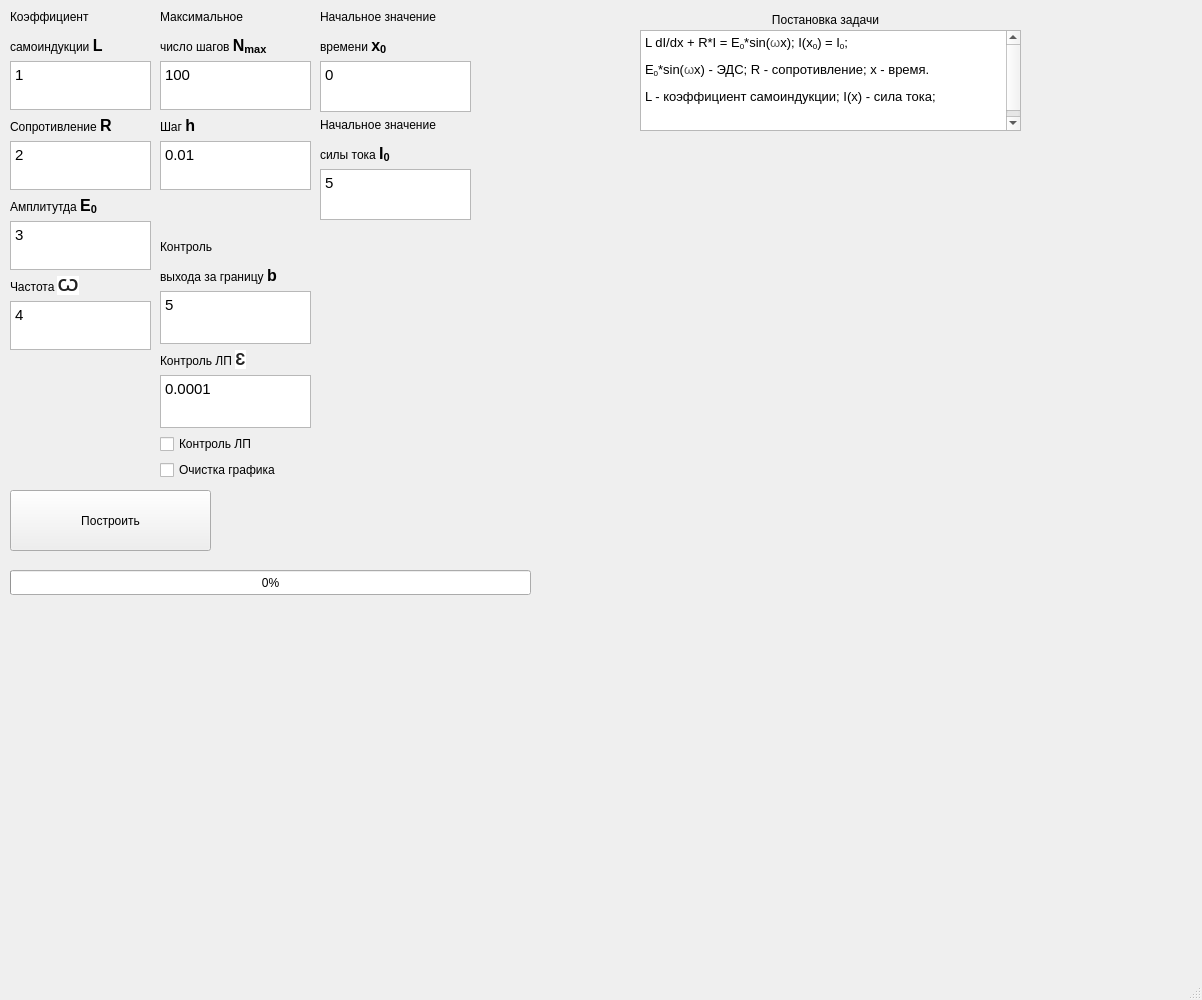
<?xml version="1.0" encoding="UTF-8"?>
<ui version="4.0">
 <class>MainWindow</class>
 <widget class="QMainWindow" name="MainWindow">
  <property name="geometry">
   <rect>
    <x>0</x>
    <y>0</y>
    <width>1202</width>
    <height>1000</height>
   </rect>
  </property>
  <property name="sizePolicy">
   <sizepolicy hsizetype="Expanding" vsizetype="Expanding">
    <horstretch>255</horstretch>
    <verstretch>255</verstretch>
   </sizepolicy>
  </property>
  <property name="maximumSize">
   <size>
    <width>1202</width>
    <height>1000</height>
   </size>
  </property>
  <property name="windowTitle">
   <string>MainWindow</string>
  </property>
  <property name="documentMode">
   <bool>false</bool>
  </property>
  <widget class="QWidget" name="centralwidget">
   <property name="sizePolicy">
    <sizepolicy hsizetype="Expanding" vsizetype="Expanding">
     <horstretch>0</horstretch>
     <verstretch>0</verstretch>
    </sizepolicy>
   </property>
   <widget class="QPushButton" name="pushButton">
    <property name="geometry">
     <rect>
      <x>10</x>
      <y>490</y>
      <width>201</width>
      <height>61</height>
     </rect>
    </property>
    <property name="text">
     <string>Построить</string>
    </property>
   </widget>
   <widget class="QTextBrowser" name="textBrowser_2">
    <property name="geometry">
     <rect>
      <x>640</x>
      <y>30</y>
      <width>381</width>
      <height>101</height>
     </rect>
    </property>
    <property name="html">
     <string>&lt;!DOCTYPE HTML PUBLIC &quot;-//W3C//DTD HTML 4.0//EN&quot; &quot;http://www.w3.org/TR/REC-html40/strict.dtd&quot;&gt;
&lt;html&gt;&lt;head&gt;&lt;meta name=&quot;qrichtext&quot; content=&quot;1&quot; /&gt;&lt;style type=&quot;text/css&quot;&gt;
p, li { white-space: pre-wrap; }
&lt;/style&gt;&lt;/head&gt;&lt;body style=&quot; font-family:'Ubuntu'; font-size:11pt; font-weight:400; font-style:normal;&quot;&gt;
&lt;p style=&quot; margin-top:0px; margin-bottom:0px; margin-left:0px; margin-right:0px; -qt-block-indent:0; text-indent:0px;&quot;&gt;&lt;span style=&quot; font-family:'MS Shell Dlg 2'; font-size:10pt;&quot;&gt;L dI/dx + R*I = E&lt;/span&gt;&lt;span style=&quot; font-family:'MS Shell Dlg 2'; font-size:10pt; vertical-align:sub;&quot;&gt;0&lt;/span&gt;&lt;span style=&quot; font-family:'MS Shell Dlg 2'; font-size:10pt;&quot;&gt;*sin(&lt;/span&gt;&lt;span style=&quot; font-family:'arial,sans-serif'; font-size:10pt; color:#545454; background-color:#ffffff;&quot;&gt;ω&lt;/span&gt;&lt;span style=&quot; font-family:'MS Shell Dlg 2'; font-size:10pt;&quot;&gt;x); I(x&lt;/span&gt;&lt;span style=&quot; font-family:'MS Shell Dlg 2'; font-size:10pt; vertical-align:sub;&quot;&gt;0&lt;/span&gt;&lt;span style=&quot; font-family:'MS Shell Dlg 2'; font-size:10pt;&quot;&gt;) = I&lt;/span&gt;&lt;span style=&quot; font-family:'MS Shell Dlg 2'; font-size:10pt; vertical-align:sub;&quot;&gt;0&lt;/span&gt;&lt;span style=&quot; font-family:'MS Shell Dlg 2'; font-size:10pt;&quot;&gt;; &lt;/span&gt;&lt;/p&gt;
&lt;p style=&quot; margin-top:12px; margin-bottom:12px; margin-left:0px; margin-right:0px; -qt-block-indent:0; text-indent:0px;&quot;&gt;&lt;span style=&quot; font-family:'MS Shell Dlg 2'; font-size:10pt;&quot;&gt;E&lt;/span&gt;&lt;span style=&quot; font-family:'MS Shell Dlg 2'; font-size:10pt; vertical-align:sub;&quot;&gt;0&lt;/span&gt;&lt;span style=&quot; font-family:'MS Shell Dlg 2'; font-size:10pt;&quot;&gt;*sin(&lt;/span&gt;&lt;span style=&quot; font-family:'arial,sans-serif'; font-size:10pt; color:#545454; background-color:#ffffff;&quot;&gt;ω&lt;/span&gt;&lt;span style=&quot; font-family:'MS Shell Dlg 2'; font-size:10pt;&quot;&gt;x) - ЭДС; R - сопротивление; x - время.&lt;/span&gt;&lt;/p&gt;
&lt;p style=&quot; margin-top:12px; margin-bottom:12px; margin-left:0px; margin-right:0px; -qt-block-indent:0; text-indent:0px;&quot;&gt;&lt;span style=&quot; font-family:'MS Shell Dlg 2'; font-size:10pt;&quot;&gt;L - коэффициент самоиндукции; I(x) - сила тока;&lt;/span&gt;&lt;/p&gt;
&lt;p style=&quot;-qt-paragraph-type:empty; margin-top:12px; margin-bottom:12px; margin-left:0px; margin-right:0px; -qt-block-indent:0; text-indent:0px;&quot;&gt;&lt;br /&gt;&lt;/p&gt;&lt;/body&gt;&lt;/html&gt;</string>
    </property>
   </widget>
   <widget class="QWidget" name="Widget" native="true">
    <property name="geometry">
     <rect>
      <x>540</x>
      <y>190</y>
      <width>571</width>
      <height>481</height>
     </rect>
    </property>
    <property name="sizePolicy">
     <sizepolicy hsizetype="Preferred" vsizetype="Preferred">
      <horstretch>0</horstretch>
      <verstretch>0</verstretch>
     </sizepolicy>
    </property>
   </widget>
   <widget class="QLabel" name="label_9">
    <property name="geometry">
     <rect>
      <x>540</x>
      <y>10</y>
      <width>571</width>
      <height>21</height>
     </rect>
    </property>
    <property name="text">
     <string>&lt;html&gt;&lt;head/&gt;&lt;body&gt;&lt;p align=&quot;center&quot;&gt;Постановка задачи&lt;/p&gt;&lt;/body&gt;&lt;/html&gt;</string>
    </property>
   </widget>
   <widget class="QWidget" name="verticalLayoutWidget_2">
    <property name="geometry">
     <rect>
      <x>160</x>
      <y>10</y>
      <width>151</width>
      <height>181</height>
     </rect>
    </property>
    <layout class="QVBoxLayout" name="verticalLayout_5">
     <item>
      <widget class="QLabel" name="label_8">
       <property name="text">
        <string>&lt;html&gt;&lt;head/&gt;&lt;body&gt;&lt;p&gt;Максимальное&lt;/p&gt;&lt;p&gt;число шагов &lt;span style=&quot; font-size:12pt; font-weight:600;&quot;&gt;N&lt;/span&gt;&lt;span style=&quot; font-size:12pt; font-weight:600; vertical-align:sub;&quot;&gt;max&lt;/span&gt;&lt;/p&gt;&lt;/body&gt;&lt;/html&gt;</string>
       </property>
      </widget>
     </item>
     <item>
      <widget class="QTextEdit" name="textEdit_11">
       <property name="html">
        <string>&lt;!DOCTYPE HTML PUBLIC &quot;-//W3C//DTD HTML 4.0//EN&quot; &quot;http://www.w3.org/TR/REC-html40/strict.dtd&quot;&gt;
&lt;html&gt;&lt;head&gt;&lt;meta name=&quot;qrichtext&quot; content=&quot;1&quot; /&gt;&lt;style type=&quot;text/css&quot;&gt;
p, li { white-space: pre-wrap; }
&lt;/style&gt;&lt;/head&gt;&lt;body style=&quot; font-family:'Ubuntu'; font-size:11pt; font-weight:400; font-style:normal;&quot;&gt;
&lt;p style=&quot; margin-top:0px; margin-bottom:0px; margin-left:0px; margin-right:0px; -qt-block-indent:0; text-indent:0px;&quot;&gt;100&lt;/p&gt;&lt;/body&gt;&lt;/html&gt;</string>
       </property>
      </widget>
     </item>
     <item>
      <widget class="QLabel" name="label_13">
       <property name="text">
        <string>&lt;html&gt;&lt;head/&gt;&lt;body&gt;&lt;p&gt;Шаг &lt;span style=&quot; font-size:12pt; font-weight:600;&quot;&gt;h&lt;/span&gt;&lt;/p&gt;&lt;/body&gt;&lt;/html&gt;</string>
       </property>
      </widget>
     </item>
     <item>
      <widget class="QTextEdit" name="textEdit_10">
       <property name="acceptDrops">
        <bool>false</bool>
       </property>
       <property name="whatsThis">
        <string extracomment="Параметр 1"/>
       </property>
       <property name="html">
        <string>&lt;!DOCTYPE HTML PUBLIC &quot;-//W3C//DTD HTML 4.0//EN&quot; &quot;http://www.w3.org/TR/REC-html40/strict.dtd&quot;&gt;
&lt;html&gt;&lt;head&gt;&lt;meta name=&quot;qrichtext&quot; content=&quot;1&quot; /&gt;&lt;style type=&quot;text/css&quot;&gt;
p, li { white-space: pre-wrap; }
&lt;/style&gt;&lt;/head&gt;&lt;body style=&quot; font-family:'Ubuntu'; font-size:11pt; font-weight:400; font-style:normal;&quot;&gt;
&lt;p style=&quot; margin-top:0px; margin-bottom:0px; margin-left:0px; margin-right:0px; -qt-block-indent:0; text-indent:0px;&quot;&gt;0.01&lt;/p&gt;&lt;/body&gt;&lt;/html&gt;</string>
       </property>
      </widget>
     </item>
    </layout>
   </widget>
   <widget class="QWidget" name="verticalLayoutWidget">
    <property name="geometry">
     <rect>
      <x>10</x>
      <y>10</y>
      <width>141</width>
      <height>341</height>
     </rect>
    </property>
    <layout class="QVBoxLayout" name="verticalLayout_4">
     <item>
      <widget class="QLabel" name="label_6">
       <property name="text">
        <string>&lt;html&gt;&lt;head/&gt;&lt;body&gt;&lt;p&gt;Коэффициент &lt;/p&gt;&lt;p&gt;самоиндукции &lt;span style=&quot; font-size:12pt; font-weight:600;&quot;&gt;L&lt;/span&gt;&lt;/p&gt;&lt;/body&gt;&lt;/html&gt;</string>
       </property>
      </widget>
     </item>
     <item>
      <widget class="QTextEdit" name="textEdit_8">
       <property name="acceptDrops">
        <bool>false</bool>
       </property>
       <property name="whatsThis">
        <string extracomment="Параметр 1"/>
       </property>
       <property name="html">
        <string>&lt;!DOCTYPE HTML PUBLIC &quot;-//W3C//DTD HTML 4.0//EN&quot; &quot;http://www.w3.org/TR/REC-html40/strict.dtd&quot;&gt;
&lt;html&gt;&lt;head&gt;&lt;meta name=&quot;qrichtext&quot; content=&quot;1&quot; /&gt;&lt;style type=&quot;text/css&quot;&gt;
p, li { white-space: pre-wrap; }
&lt;/style&gt;&lt;/head&gt;&lt;body style=&quot; font-family:'Ubuntu'; font-size:11pt; font-weight:400; font-style:normal;&quot;&gt;
&lt;p style=&quot; margin-top:0px; margin-bottom:0px; margin-left:0px; margin-right:0px; -qt-block-indent:0; text-indent:0px;&quot;&gt;1&lt;/p&gt;&lt;/body&gt;&lt;/html&gt;</string>
       </property>
      </widget>
     </item>
     <item>
      <widget class="QLabel" name="label_7">
       <property name="text">
        <string>&lt;html&gt;&lt;head/&gt;&lt;body&gt;&lt;p&gt;Сопротивление &lt;span style=&quot; font-size:12pt; font-weight:600;&quot;&gt;R&lt;/span&gt;&lt;/p&gt;&lt;/body&gt;&lt;/html&gt;</string>
       </property>
      </widget>
     </item>
     <item>
      <widget class="QTextEdit" name="textEdit_9">
       <property name="acceptDrops">
        <bool>false</bool>
       </property>
       <property name="whatsThis">
        <string extracomment="Параметр 1"/>
       </property>
       <property name="html">
        <string>&lt;!DOCTYPE HTML PUBLIC &quot;-//W3C//DTD HTML 4.0//EN&quot; &quot;http://www.w3.org/TR/REC-html40/strict.dtd&quot;&gt;
&lt;html&gt;&lt;head&gt;&lt;meta name=&quot;qrichtext&quot; content=&quot;1&quot; /&gt;&lt;style type=&quot;text/css&quot;&gt;
p, li { white-space: pre-wrap; }
&lt;/style&gt;&lt;/head&gt;&lt;body style=&quot; font-family:'Ubuntu'; font-size:11pt; font-weight:400; font-style:normal;&quot;&gt;
&lt;p style=&quot; margin-top:0px; margin-bottom:0px; margin-left:0px; margin-right:0px; -qt-block-indent:0; text-indent:0px;&quot;&gt;2&lt;/p&gt;&lt;/body&gt;&lt;/html&gt;</string>
       </property>
      </widget>
     </item>
     <item>
      <widget class="QLabel" name="label_5">
       <property name="text">
        <string>&lt;html&gt;&lt;head/&gt;&lt;body&gt;&lt;p&gt;Амплитутда &lt;span style=&quot; font-size:12pt; font-weight:600;&quot;&gt;E&lt;/span&gt;&lt;span style=&quot; font-size:12pt; font-weight:600; vertical-align:sub;&quot;&gt;0&lt;/span&gt;&lt;/p&gt;&lt;/body&gt;&lt;/html&gt;</string>
       </property>
      </widget>
     </item>
     <item>
      <widget class="QTextEdit" name="textEdit_6">
       <property name="acceptDrops">
        <bool>false</bool>
       </property>
       <property name="whatsThis">
        <string extracomment="Параметр 1"/>
       </property>
       <property name="html">
        <string>&lt;!DOCTYPE HTML PUBLIC &quot;-//W3C//DTD HTML 4.0//EN&quot; &quot;http://www.w3.org/TR/REC-html40/strict.dtd&quot;&gt;
&lt;html&gt;&lt;head&gt;&lt;meta name=&quot;qrichtext&quot; content=&quot;1&quot; /&gt;&lt;style type=&quot;text/css&quot;&gt;
p, li { white-space: pre-wrap; }
&lt;/style&gt;&lt;/head&gt;&lt;body style=&quot; font-family:'Ubuntu'; font-size:11pt; font-weight:400; font-style:normal;&quot;&gt;
&lt;p style=&quot; margin-top:0px; margin-bottom:0px; margin-left:0px; margin-right:0px; -qt-block-indent:0; text-indent:0px;&quot;&gt;3&lt;/p&gt;&lt;/body&gt;&lt;/html&gt;</string>
       </property>
      </widget>
     </item>
     <item>
      <widget class="QLabel" name="label_11">
       <property name="text">
        <string>&lt;html&gt;&lt;head/&gt;&lt;body&gt;&lt;p&gt;Частота &lt;span style=&quot; font-family:'arial,sans-serif'; font-size:16px; font-weight:600; color:#222222; background-color:#ffffff;&quot;&gt;Ѡ&lt;/span&gt;</string>
       </property>
      </widget>
     </item>
     <item>
      <widget class="QTextEdit" name="textEdit_3">
       <property name="html">
        <string>&lt;!DOCTYPE HTML PUBLIC &quot;-//W3C//DTD HTML 4.0//EN&quot; &quot;http://www.w3.org/TR/REC-html40/strict.dtd&quot;&gt;
&lt;html&gt;&lt;head&gt;&lt;meta name=&quot;qrichtext&quot; content=&quot;1&quot; /&gt;&lt;style type=&quot;text/css&quot;&gt;
p, li { white-space: pre-wrap; }
&lt;/style&gt;&lt;/head&gt;&lt;body style=&quot; font-family:'Ubuntu'; font-size:11pt; font-weight:400; font-style:normal;&quot;&gt;
&lt;p style=&quot; margin-top:0px; margin-bottom:0px; margin-left:0px; margin-right:0px; -qt-block-indent:0; text-indent:0px;&quot;&gt;4&lt;/p&gt;&lt;/body&gt;&lt;/html&gt;</string>
       </property>
      </widget>
     </item>
    </layout>
   </widget>
   <widget class="QWidget" name="verticalLayoutWidget_3">
    <property name="geometry">
     <rect>
      <x>320</x>
      <y>10</y>
      <width>151</width>
      <height>211</height>
     </rect>
    </property>
    <layout class="QVBoxLayout" name="verticalLayout_6">
     <item>
      <widget class="QLabel" name="label_10">
       <property name="text">
        <string>&lt;html&gt;&lt;head/&gt;&lt;body&gt;&lt;p&gt;Начальное значение &lt;/p&gt;&lt;p&gt;времени &lt;span style=&quot; font-size:12pt; font-weight:600;&quot;&gt;x&lt;/span&gt;&lt;span style=&quot; font-size:12pt; font-weight:600; vertical-align:sub;&quot;&gt;0&lt;/span&gt;&lt;/p&gt;&lt;/body&gt;&lt;/html&gt;</string>
       </property>
      </widget>
     </item>
     <item>
      <widget class="QTextEdit" name="textEdit_7">
       <property name="acceptDrops">
        <bool>false</bool>
       </property>
       <property name="whatsThis">
        <string extracomment="Параметр 1"/>
       </property>
       <property name="html">
        <string>&lt;!DOCTYPE HTML PUBLIC &quot;-//W3C//DTD HTML 4.0//EN&quot; &quot;http://www.w3.org/TR/REC-html40/strict.dtd&quot;&gt;
&lt;html&gt;&lt;head&gt;&lt;meta name=&quot;qrichtext&quot; content=&quot;1&quot; /&gt;&lt;style type=&quot;text/css&quot;&gt;
p, li { white-space: pre-wrap; }
&lt;/style&gt;&lt;/head&gt;&lt;body style=&quot; font-family:'Ubuntu'; font-size:11pt; font-weight:400; font-style:normal;&quot;&gt;
&lt;p style=&quot; margin-top:0px; margin-bottom:0px; margin-left:0px; margin-right:0px; -qt-block-indent:0; text-indent:0px;&quot;&gt;0&lt;/p&gt;&lt;/body&gt;&lt;/html&gt;</string>
       </property>
      </widget>
     </item>
     <item>
      <widget class="QLabel" name="label_4">
       <property name="text">
        <string>&lt;html&gt;&lt;head/&gt;&lt;body&gt;&lt;p&gt;Начальное значение &lt;/p&gt;&lt;p&gt;силы тока &lt;span style=&quot; font-size:12pt; font-weight:600;&quot;&gt;I&lt;/span&gt;&lt;span style=&quot; font-size:12pt; font-weight:600; vertical-align:sub;&quot;&gt;0&lt;/span&gt;&lt;/p&gt;&lt;/body&gt;&lt;/html&gt;</string>
       </property>
      </widget>
     </item>
     <item>
      <widget class="QTextEdit" name="textEdit_4">
       <property name="html">
        <string>&lt;!DOCTYPE HTML PUBLIC &quot;-//W3C//DTD HTML 4.0//EN&quot; &quot;http://www.w3.org/TR/REC-html40/strict.dtd&quot;&gt;
&lt;html&gt;&lt;head&gt;&lt;meta name=&quot;qrichtext&quot; content=&quot;1&quot; /&gt;&lt;style type=&quot;text/css&quot;&gt;
p, li { white-space: pre-wrap; }
&lt;/style&gt;&lt;/head&gt;&lt;body style=&quot; font-family:'Ubuntu'; font-size:11pt; font-weight:400; font-style:normal;&quot;&gt;
&lt;p style=&quot; margin-top:0px; margin-bottom:0px; margin-left:0px; margin-right:0px; -qt-block-indent:0; text-indent:0px;&quot;&gt;5&lt;/p&gt;&lt;/body&gt;&lt;/html&gt;</string>
       </property>
      </widget>
     </item>
    </layout>
   </widget>
   <widget class="QProgressBar" name="progressBar">
    <property name="geometry">
     <rect>
      <x>10</x>
      <y>570</y>
      <width>521</width>
      <height>25</height>
     </rect>
    </property>
    <property name="value">
     <number>0</number>
    </property>
   </widget>
   <widget class="QWidget" name="verticalLayoutWidget_4">
    <property name="geometry">
     <rect>
      <x>160</x>
      <y>240</y>
      <width>151</width>
      <height>241</height>
     </rect>
    </property>
    <layout class="QVBoxLayout" name="verticalLayout">
     <item>
      <widget class="QLabel" name="label_14">
       <property name="text">
        <string>&lt;html&gt;&lt;head/&gt;&lt;body&gt;&lt;p&gt;Контроль&lt;/p&gt;&lt;p&gt;выхода за границу &lt;span style=&quot; font-size:12pt; font-weight:600;&quot;&gt;b&lt;/span&gt;&lt;/p&gt;&lt;/body&gt;&lt;/html&gt;</string>
       </property>
      </widget>
     </item>
     <item>
      <widget class="QTextEdit" name="textEdit_12">
       <property name="html">
        <string>&lt;!DOCTYPE HTML PUBLIC &quot;-//W3C//DTD HTML 4.0//EN&quot; &quot;http://www.w3.org/TR/REC-html40/strict.dtd&quot;&gt;
&lt;html&gt;&lt;head&gt;&lt;meta name=&quot;qrichtext&quot; content=&quot;1&quot; /&gt;&lt;style type=&quot;text/css&quot;&gt;
p, li { white-space: pre-wrap; }
&lt;/style&gt;&lt;/head&gt;&lt;body style=&quot; font-family:'Ubuntu'; font-size:11pt; font-weight:400; font-style:normal;&quot;&gt;
&lt;p style=&quot; margin-top:0px; margin-bottom:0px; margin-left:0px; margin-right:0px; -qt-block-indent:0; text-indent:0px;&quot;&gt;5&lt;/p&gt;&lt;/body&gt;&lt;/html&gt;</string>
       </property>
      </widget>
     </item>
     <item>
      <widget class="QLabel" name="label_12">
       <property name="text">
        <string>&lt;html&gt;&lt;head/&gt;&lt;body&gt;&lt;p&gt;Контроль ЛП &lt;span style=&quot; font-family:'arial,sans-serif'; font-size:12pt; font-weight:600; color:#222222; background-color:#ffffff;&quot;&gt;Ɛ&lt;/span&gt;&lt;span style=&quot; font-size:12pt; font-weight:600;&quot;</string>
       </property>
      </widget>
     </item>
     <item>
      <widget class="QTextEdit" name="textEdit_5">
       <property name="html">
        <string>&lt;!DOCTYPE HTML PUBLIC &quot;-//W3C//DTD HTML 4.0//EN&quot; &quot;http://www.w3.org/TR/REC-html40/strict.dtd&quot;&gt;
&lt;html&gt;&lt;head&gt;&lt;meta name=&quot;qrichtext&quot; content=&quot;1&quot; /&gt;&lt;style type=&quot;text/css&quot;&gt;
p, li { white-space: pre-wrap; }
&lt;/style&gt;&lt;/head&gt;&lt;body style=&quot; font-family:'Ubuntu'; font-size:11pt; font-weight:400; font-style:normal;&quot;&gt;
&lt;p style=&quot; margin-top:0px; margin-bottom:0px; margin-left:0px; margin-right:0px; -qt-block-indent:0; text-indent:0px;&quot;&gt;0.0001&lt;/p&gt;&lt;/body&gt;&lt;/html&gt;</string>
       </property>
      </widget>
     </item>
     <item>
      <widget class="QCheckBox" name="checkBox">
       <property name="text">
        <string>Контроль ЛП</string>
       </property>
      </widget>
     </item>
     <item>
      <widget class="QCheckBox" name="checkBox_2">
       <property name="text">
        <string>Очистка графика</string>
       </property>
      </widget>
     </item>
    </layout>
   </widget>
  </widget>
  <widget class="QStatusBar" name="statusbar"/>
 </widget>
 <resources/>
 <connections/>
</ui>
